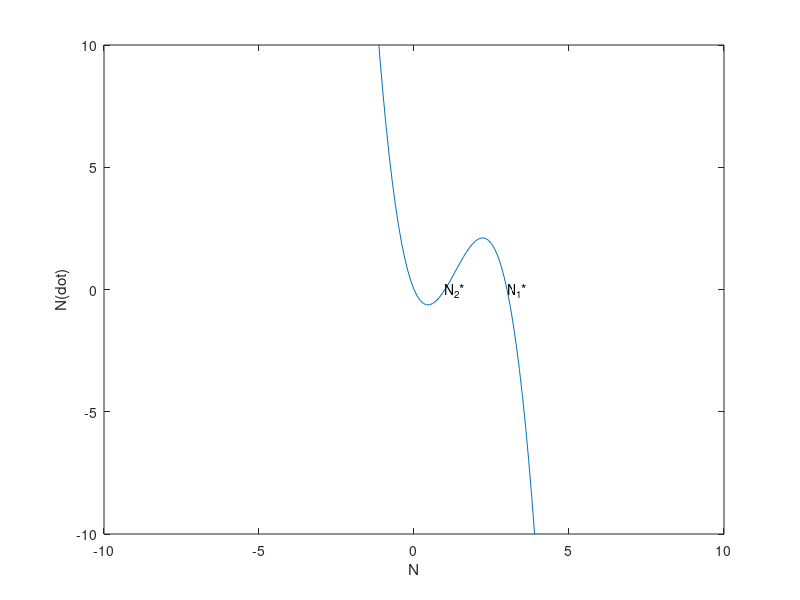

Source code (MATLAB):
function NLD_HW1_PR3C
N = -10:1/10:10;
N_DOT = @(N) -3*N+4*N.^2-N.^3
plot(N,N_DOT(N))
axis([-10 10 -10 10]);xlabel('N');ylabel('N(dot)');
hold all
text(3,0,'N_1*')
text(1,0,'N_2*')

